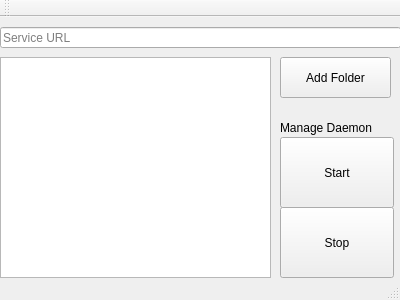
<?xml version="1.0" encoding="UTF-8"?>
<ui version="4.0">
 <class>MainWindow</class>
 <widget class="QMainWindow" name="MainWindow">
  <property name="geometry">
   <rect>
    <x>0</x>
    <y>0</y>
    <width>400</width>
    <height>300</height>
   </rect>
  </property>
  <property name="windowTitle">
   <string>FloImageSharer</string>
  </property>
  <widget class="QWidget" name="centralWidget">
   <widget class="QLineEdit" name="serviceUrl">
    <property name="geometry">
     <rect>
      <x>0</x>
      <y>10</y>
      <width>401</width>
      <height>21</height>
     </rect>
    </property>
    <property name="placeholderText">
     <string>Service URL</string>
    </property>
   </widget>
   <widget class="QPushButton" name="folderAdd">
    <property name="geometry">
     <rect>
      <x>280</x>
      <y>40</y>
      <width>111</width>
      <height>41</height>
     </rect>
    </property>
    <property name="text">
     <string>Add Folder</string>
    </property>
   </widget>
   <widget class="QPushButton" name="startButton">
    <property name="geometry">
     <rect>
      <x>280</x>
      <y>120</y>
      <width>114</width>
      <height>71</height>
     </rect>
    </property>
    <property name="text">
     <string>Start</string>
    </property>
   </widget>
   <widget class="QLabel" name="label">
    <property name="geometry">
     <rect>
      <x>280</x>
      <y>100</y>
      <width>111</width>
      <height>21</height>
     </rect>
    </property>
    <property name="text">
     <string>Manage Daemon</string>
    </property>
   </widget>
   <widget class="QPushButton" name="stopButton">
    <property name="geometry">
     <rect>
      <x>280</x>
      <y>190</y>
      <width>114</width>
      <height>71</height>
     </rect>
    </property>
    <property name="text">
     <string>Stop</string>
    </property>
   </widget>
   <widget class="QListWidget" name="pathsList">
    <property name="geometry">
     <rect>
      <x>0</x>
      <y>40</y>
      <width>271</width>
      <height>221</height>
     </rect>
    </property>
   </widget>
  </widget>
  <widget class="QToolBar" name="mainToolBar">
   <attribute name="toolBarArea">
    <enum>TopToolBarArea</enum>
   </attribute>
   <attribute name="toolBarBreak">
    <bool>false</bool>
   </attribute>
  </widget>
  <widget class="QStatusBar" name="statusBar"/>
 </widget>
 <layoutdefault spacing="6" margin="11"/>
 <resources/>
 <connections/>
</ui>
